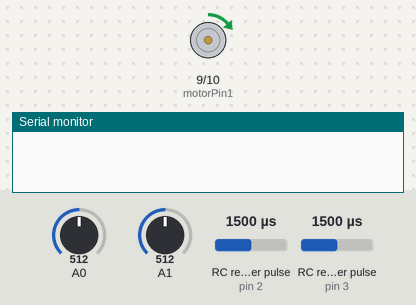
The sketch below on a simulated Arduino Uno, built with avr-gcc and run on an emulated ATmega328P. Shown: motor-driver pin pairs drawn as motors (green arrow = first pin HIGH = forward, orange = second pin HIGH = backward, longer = more drive), the last lines printed to the serial monitor. Wiring (inferred from the names in the program): 2 × RC receiver channel: data pin 2 / data pin 3. Inputs (shaded band) come from the test bench; at power-on: A0 = 512, A1 = 512, RC receiver pulse (sensors on pin 2, pin 3) 1500 µs.

Above: at 0.1 s.
At 39.1 s:
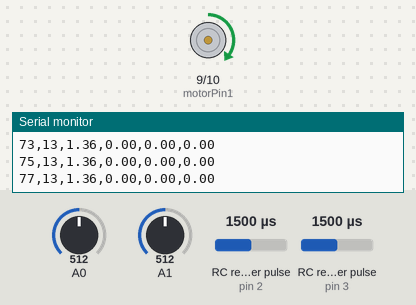
Timing chart, 0 to 40.0 s (numbered marks = the images above):
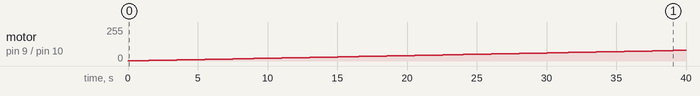

The sketch:

main_arduino_code.ino
```cpp
//Dynamometer Code
//By Asad Raza and Neil Entote

/*This code will basically output the following values in the
Serial Monitor:
PWM, RPM, Velocity, Acceleration, Torque, Power
*/

float const efficiency = 1;
float velocity = 0;
float currentVelocity = 0;
float previousVelocity = 0;
float acceleration = 0;
float torque = 0;
float power = 0;

// encoder code
#define motorPin1 9
#define motorPin2 10
#define channelA 3
#define channelB 2

// encoder
volatile long encoderCount = 0;
int interval = 1000;
int currentMillis = 0;
int previousMillis = 0;

// motor direction
int direction = 1;
int directionCounter = 0;

// motor pwm
int motorIncrement = 1;
int motorPWM = 0;
int RPM = 0;


void setup() {
  Serial.begin(9600);
  pinMode(motorPin1, OUTPUT);
  pinMode(motorPin2, OUTPUT);
  pinMode(channelA, INPUT_PULLUP);
  pinMode(channelB, INPUT_PULLUP);

  attachInterrupt(digitalPinToInterrupt(channelA), updateEncoder, CHANGE);
  attachInterrupt(digitalPinToInterrupt(channelB), updateEncoder, CHANGE);
  previousMillis = millis();
}

void loop() {
  // motor control
  motorPWM += motorIncrement;
  if (direction == 1) {
    if (motorPWM == 255 || motorPWM == 0) {
    motorIncrement = -motorIncrement;
      directionCounter++;
    }
    analogWrite(motorPin1, motorPWM);
  }
  else {
    if (motorPWM == 255 || motorPWM == 0) {
      motorIncrement = -motorIncrement;
      directionCounter++;
    }
    analogWrite(motorPin2, motorPWM);
  }

  if (directionCounter == 2) {
    directionCounter = 0;
    direction = -direction;
  }
  delay(500);

  // calculations
  currentMillis = millis();
  if (currentMillis - previousMillis > interval) {
    previousMillis = currentMillis;
    int current = analogRead(A0); //Replace A0 with current pin
    // current conversion formula
    int voltage = analogRead(A1); //Replace A1 with proper voltage Pin
    // voltage conversion formula

    // PWM and RPM
    RPM = (encoderCount * 60 / 910);
    Serial.print(motorPWM);
    Serial.print(',');
    if (direction == 1) {
      Serial.print(RPM);
      Serial.print(',');
    } else {
      RPM = -RPM;
      Serial.print(RPM);
      Serial.print(',');
    }
    encoderCount = 0;

    // Velocity and Acceleration
    previousVelocity = velocity;
    velocity = (2 * PI * RPM) / 60; // in seconds
    currentVelocity = velocity;
    Serial.print(velocity);
    Serial.print(',');

    acceleration = currentVelocity - previousVelocity;
    Serial.print(acceleration);
    Serial.print(',');

    // Torque
    // retrieve current and voltage from current sensor
    // efficiency defined above
    torque = (current * voltage * efficiency * 60) / (2 * PI * RPM);
    Serial.print(torque);
    Serial.print(',');

    // Power Graphs
    // retrieve current and voltage from current sensor
    power = current * voltage* efficiency;
    Serial.println(power);
  }
}

void updateEncoder() {
  encoderCount++;
}
```

Measured:
- by itself, motor on pin 9 (motorPin1) / pin 10 (motorPin2): moves from stopped to forward 80/255 over 39.6 s
